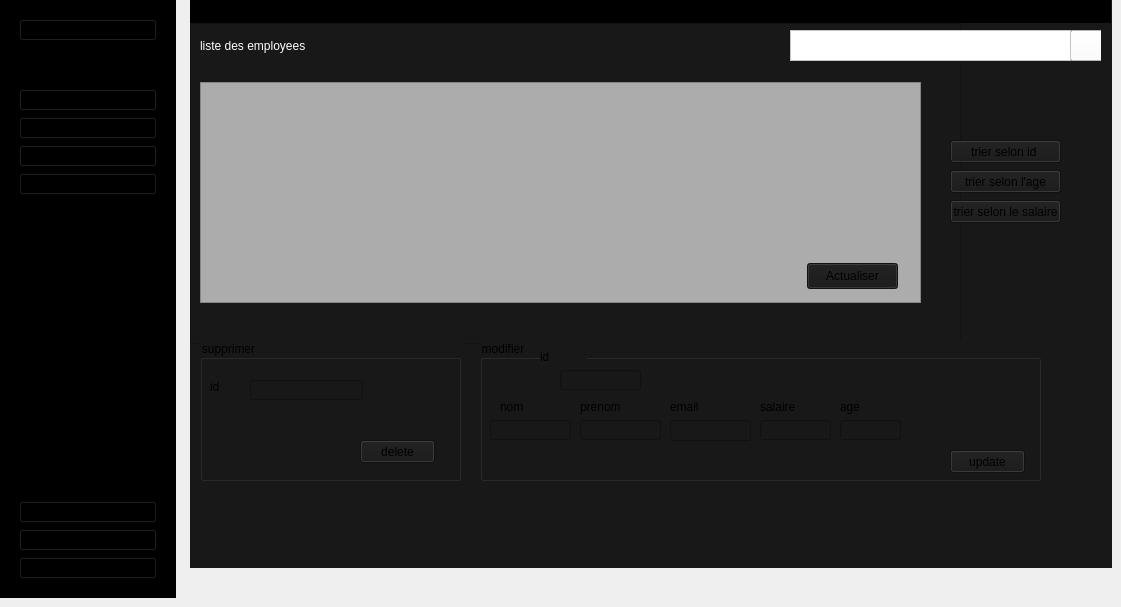
        <widget class="QWidget" name="ListPage_5">
         <widget class="QWidget" name="leftMenuContainer_18" native="true">
          <property name="geometry">
           <rect>
            <x>0</x>
            <y>0</y>
            <width>176</width>
            <height>598</height>
           </rect>
          </property>
          <property name="styleSheet">
           <string notr="true">background-color:#FFF;
</string>
          </property>
          <layout class="QVBoxLayout" name="verticalLayout_94">
           <property name="leftMargin">
            <number>0</number>
           </property>
           <property name="topMargin">
            <number>0</number>
           </property>
           <property name="rightMargin">
            <number>0</number>
           </property>
           <item>
            <widget class="QWidget" name="leftMenuSubContainer_18" native="true">
             <property name="styleSheet">
              <string notr="true">background-color:rgb(0, 0, 0);</string>
             </property>
             <layout class="QVBoxLayout" name="verticalLayout_95">
              <item alignment="Qt::AlignTop">
               <widget class="QFrame" name="UserSideMenu_18">
                <property name="frameShape">
                 <enum>QFrame::StyledPanel</enum>
                </property>
                <property name="frameShadow">
                 <enum>QFrame::Raised</enum>
                </property>
                <layout class="QHBoxLayout" name="horizontalLayout_27">
                 <item>
                  <widget class="QPushButton" name="Account_18">
                   <property name="toolTip">
                    <string>User</string>
                   </property>
                   <property name="toolTipDuration">
                    <number>16</number>
                   </property>
                   <property name="styleSheet">
                    <string notr="true"/>
                   </property>
                   <property name="text">
                    <string>My account</string>
                   </property>
                   <property name="icon">
                    <iconset>
                     <normaloff>icon/user.svg</normaloff>icon/user.svg</iconset>
                   </property>
                   <property name="iconSize">
                    <size>
                     <width>20</width>
                     <height>20</height>
                    </size>
                   </property>
                  </widget>
                 </item>
                </layout>
               </widget>
              </item>
              <item alignment="Qt::AlignTop">
               <widget class="QFrame" name="MainFunctions_18">
                <property name="sizePolicy">
                 <sizepolicy hsizetype="Preferred" vsizetype="Preferred">
                  <horstretch>0</horstretch>
                  <verstretch>0</verstretch>
                 </sizepolicy>
                </property>
                <property name="frameShape">
                 <enum>QFrame::StyledPanel</enum>
                </property>
                <property name="frameShadow">
                 <enum>QFrame::Raised</enum>
                </property>
                <layout class="QVBoxLayout" name="verticalLayout_96">
                 <item>
                  <widget class="QPushButton" name="HomeBtn_18">
                   <property name="toolTip">
                    <string>Home</string>
                   </property>
                   <property name="text">
                    <string>Home</string>
                   </property>
                   <property name="icon">
                    <iconset>
                     <normaloff>icon/home.svg</normaloff>
                     <normalon>icon/home.svg</normalon>icon/home.svg</iconset>
                   </property>
                   <property name="iconSize">
                    <size>
                     <width>20</width>
                     <height>20</height>
                    </size>
                   </property>
                  </widget>
                 </item>
                 <item>
                  <widget class="QPushButton" name="DataBtn_18">
                   <property name="toolTip">
                    <string>Data</string>
                   </property>
                   <property name="text">
                    <string>Data</string>
                   </property>
                   <property name="icon">
                    <iconset>
                     <normaloff>icon/database.svg</normaloff>
                     <normalon>icon/database.svg</normalon>icon/database.svg</iconset>
                   </property>
                   <property name="iconSize">
                    <size>
                     <width>20</width>
                     <height>20</height>
                    </size>
                   </property>
                  </widget>
                 </item>
                 <item>
                  <widget class="QPushButton" name="addeq_18">
                   <property name="styleSheet">
                    <string notr="true">font: 75 9pt &quot;MS Shell Dlg 2&quot;;</string>
                   </property>
                   <property name="text">
                    <string>ajouter employee</string>
                   </property>
                   <property name="icon">
                    <iconset>
                     <normaloff>icon/plus.svg</normaloff>icon/plus.svg</iconset>
                   </property>
                   <property name="iconSize">
                    <size>
                     <width>20</width>
                     <height>20</height>
                    </size>
                   </property>
                  </widget>
                 </item>
                 <item>
                  <widget class="QPushButton" name="PdfBtn_22">
                   <property name="toolTip">
                    <string>Pdf</string>
                   </property>
                   <property name="text">
                    <string>add maintenance</string>
                   </property>
                   <property name="icon">
                    <iconset>
                     <normaloff>icon/printer.svg</normaloff>
                     <normalon>icon/printer.svg</normalon>icon/printer.svg</iconset>
                   </property>
                   <property name="iconSize">
                    <size>
                     <width>20</width>
                     <height>20</height>
                    </size>
                   </property>
                  </widget>
                 </item>
                 <item>
                  <spacer name="verticalSpacer_120">
                   <property name="orientation">
                    <enum>Qt::Vertical</enum>
                   </property>
                   <property name="sizeHint" stdset="0">
                    <size>
                     <width>20</width>
                     <height>40</height>
                    </size>
                   </property>
                  </spacer>
                 </item>
                 <item>
                  <spacer name="verticalSpacer_121">
                   <property name="orientation">
                    <enum>Qt::Vertical</enum>
                   </property>
                   <property name="sizeHint" stdset="0">
                    <size>
                     <width>20</width>
                     <height>40</height>
                    </size>
                   </property>
                  </spacer>
                 </item>
                 <item>
                  <spacer name="verticalSpacer_122">
                   <property name="orientation">
                    <enum>Qt::Vertical</enum>
                   </property>
                   <property name="sizeHint" stdset="0">
                    <size>
                     <width>20</width>
                     <height>40</height>
                    </size>
                   </property>
                  </spacer>
                 </item>
                 <item>
                  <spacer name="verticalSpacer_123">
                   <property name="orientation">
                    <enum>Qt::Vertical</enum>
                   </property>
                   <property name="sizeHint" stdset="0">
                    <size>
                     <width>20</width>
                     <height>40</height>
                    </size>
                   </property>
                  </spacer>
                 </item>
                 <item>
                  <spacer name="verticalSpacer_124">
                   <property name="orientation">
                    <enum>Qt::Vertical</enum>
                   </property>
                   <property name="sizeHint" stdset="0">
                    <size>
                     <width>20</width>
                     <height>40</height>
                    </size>
                   </property>
                  </spacer>
                 </item>
                 <item>
                  <spacer name="verticalSpacer_125">
                   <property name="orientation">
                    <enum>Qt::Vertical</enum>
                   </property>
                   <property name="sizeHint" stdset="0">
                    <size>
                     <width>20</width>
                     <height>40</height>
                    </size>
                   </property>
                  </spacer>
                 </item>
                 <item>
                  <spacer name="verticalSpacer_126">
                   <property name="orientation">
                    <enum>Qt::Vertical</enum>
                   </property>
                   <property name="sizeHint" stdset="0">
                    <size>
                     <width>20</width>
                     <height>40</height>
                    </size>
                   </property>
                  </spacer>
                 </item>
                </layout>
               </widget>
              </item>
              <item alignment="Qt::AlignBottom">
               <widget class="QFrame" name="AppFunction_18">
                <property name="frameShape">
                 <enum>QFrame::StyledPanel</enum>
                </property>
                <property name="frameShadow">
                 <enum>QFrame::Raised</enum>
                </property>
                <layout class="QVBoxLayout" name="verticalLayout_97">
                 <item>
                  <widget class="QPushButton" name="SettingsBtn_18">
                   <property name="toolTip">
                    <string>Settings</string>
                   </property>
                   <property name="text">
                    <string>Settings</string>
                   </property>
                   <property name="icon">
                    <iconset>
                     <normaloff>icon/settings.svg</normaloff>
                     <disabledoff>icon/settings.svg</disabledoff>icon/settings.svg</iconset>
                   </property>
                   <property name="iconSize">
                    <size>
                     <width>20</width>
                     <height>20</height>
                    </size>
                   </property>
                  </widget>
                 </item>
                 <item>
                  <widget class="QPushButton" name="HelpBtn_18">
                   <property name="toolTip">
                    <string>Help</string>
                   </property>
                   <property name="text">
                    <string>Help</string>
                   </property>
                   <property name="icon">
                    <iconset>
                     <normaloff>icon/help-circle.svg</normaloff>
                     <normalon>icon/help-circle.svg</normalon>icon/help-circle.svg</iconset>
                   </property>
                   <property name="iconSize">
                    <size>
                     <width>20</width>
                     <height>20</height>
                    </size>
                   </property>
                  </widget>
                 </item>
                 <item>
                  <widget class="QPushButton" name="LogoutBtn_18">
                   <property name="toolTip">
                    <string>Logout</string>
                   </property>
                   <property name="text">
                    <string>Logout</string>
                   </property>
                   <property name="icon">
                    <iconset>
                     <normaloff>icon/log-out.svg</normaloff>
                     <normalon>icon/log-out.svg</normalon>icon/log-out.svg</iconset>
                   </property>
                   <property name="iconSize">
                    <size>
                     <width>20</width>
                     <height>20</height>
                    </size>
                   </property>
                  </widget>
                 </item>
                </layout>
               </widget>
              </item>
             </layout>
            </widget>
           </item>
          </layout>
         </widget>
         <widget class="QWidget" name="mainBodyContainer_18" native="true">
          <property name="geometry">
           <rect>
            <x>190</x>
            <y>-30</y>
            <width>922</width>
            <height>598</height>
           </rect>
          </property>
          <property name="styleSheet">
           <string notr="true">background-color:#181818 ;</string>
          </property>
          <widget class="QFrame" name="TopBar_18">
           <property name="geometry">
            <rect>
             <x>0</x>
             <y>0</y>
             <width>921</width>
             <height>53</height>
            </rect>
           </property>
           <property name="styleSheet">
            <string notr="true">background-color:rgb(0, 0, 0);</string>
           </property>
           <property name="frameShape">
            <enum>QFrame::StyledPanel</enum>
           </property>
           <property name="frameShadow">
            <enum>QFrame::Raised</enum>
           </property>
           <layout class="QVBoxLayout" name="verticalLayout_98">
            <item>
             <widget class="QLabel" name="Actor_18">
              <property name="styleSheet">
               <string notr="true">font: 75 16pt &quot;MS Shell Dlg 2&quot;;</string>
              </property>
              <property name="text">
               <string>responsable resource humaine</string>
              </property>
             </widget>
            </item>
           </layout>
          </widget>
          <widget class="QFrame" name="MainContent_18">
           <property name="geometry">
            <rect>
             <x>0</x>
             <y>53</y>
             <width>771</width>
             <height>321</height>
            </rect>
           </property>
           <property name="frameShape">
            <enum>QFrame::StyledPanel</enum>
           </property>
           <property name="frameShadow">
            <enum>QFrame::Raised</enum>
           </property>
           <widget class="QLabel" name="label_82">
            <property name="geometry">
             <rect>
              <x>10</x>
              <y>10</y>
              <width>150</width>
              <height>25</height>
             </rect>
            </property>
            <property name="styleSheet">
             <string notr="true">color:#fff;
font: 75 12pt &quot;MS Shell Dlg 2&quot;;</string>
            </property>
            <property name="text">
             <string>liste des employees</string>
            </property>
           </widget>
           <widget class="QTableView" name="table_5">
            <property name="geometry">
             <rect>
              <x>10</x>
              <y>59</y>
              <width>721</width>
              <height>221</height>
             </rect>
            </property>
            <property name="styleSheet">
             <string notr="true">background-color: rgb(172, 172, 172);
color: rgb(0, 0, 0);</string>
            </property>
           </widget>
           <widget class="QPushButton" name="PdfBtn_23">
            <property name="geometry">
             <rect>
              <x>617</x>
              <y>240</y>
              <width>91</width>
              <height>26</height>
             </rect>
            </property>
            <property name="toolTip">
             <string>Pdf</string>
            </property>
            <property name="styleSheet">
             <string notr="true"/>
            </property>
            <property name="text">
             <string>Actualiser</string>
            </property>
            <property name="icon">
             <iconset>
              <normaloff>icon/refresh-ccw.svg</normaloff>icon/refresh-ccw.svg</iconset>
            </property>
            <property name="iconSize">
             <size>
              <width>20</width>
              <height>20</height>
             </size>
            </property>
           </widget>
          </widget>
          <widget class="QGroupBox" name="SearchBox_5">
           <property name="geometry">
            <rect>
             <x>600</x>
             <y>60</y>
             <width>311</width>
             <height>31</height>
            </rect>
           </property>
           <property name="title">
            <string/>
           </property>
           <widget class="QPushButton" name="pushButton_29">
            <property name="geometry">
             <rect>
              <x>280</x>
              <y>0</y>
              <width>61</width>
              <height>31</height>
             </rect>
            </property>
            <property name="styleSheet">
             <string notr="true">background-color:#fff;</string>
            </property>
            <property name="text">
             <string/>
            </property>
            <property name="icon">
             <iconset>
              <normaloff>icon/search.svg</normaloff>
              <normalon>icon/search.svg</normalon>
              <disabledoff>icon/search.svg</disabledoff>
              <disabledon>icon/search.svg</disabledon>
              <activeoff>icon/search.svg</activeoff>
              <activeon>icon/search.svg</activeon>
              <selectedoff>icon/search.svg</selectedoff>
              <selectedon>icon/search.svg</selectedon>icon/search.svg</iconset>
            </property>
           </widget>
           <widget class="QTextEdit" name="textEdit_17">
            <property name="geometry">
             <rect>
              <x>0</x>
              <y>0</y>
              <width>281</width>
              <height>31</height>
             </rect>
            </property>
            <property name="styleSheet">
             <string notr="true">background-color:#fff;
color:rgb(0, 0, 0);</string>
            </property>
           </widget>
          </widget>
          <widget class="QGroupBox" name="groupBox_17">
           <property name="geometry">
            <rect>
             <x>10</x>
             <y>370</y>
             <width>261</width>
             <height>141</height>
            </rect>
           </property>
           <property name="title">
            <string>supprimer</string>
           </property>
           <widget class="QLabel" name="label_83">
            <property name="geometry">
             <rect>
              <x>10</x>
              <y>40</y>
              <width>47</width>
              <height>14</height>
             </rect>
            </property>
            <property name="text">
             <string>id</string>
            </property>
           </widget>
           <widget class="QLineEdit" name="lineEdit_47">
            <property name="geometry">
             <rect>
              <x>50</x>
              <y>40</y>
              <width>113</width>
              <height>20</height>
             </rect>
            </property>
           </widget>
           <widget class="QPushButton" name="pushButton_30">
            <property name="geometry">
             <rect>
              <x>160</x>
              <y>100</y>
              <width>75</width>
              <height>23</height>
             </rect>
            </property>
            <property name="text">
             <string>delete</string>
            </property>
           </widget>
          </widget>
          <widget class="QGroupBox" name="groupBox_18">
           <property name="geometry">
            <rect>
             <x>290</x>
             <y>370</y>
             <width>561</width>
             <height>141</height>
            </rect>
           </property>
           <property name="title">
            <string>modifier</string>
           </property>
           <widget class="QLineEdit" name="lineEdit_48">
            <property name="geometry">
             <rect>
              <x>80</x>
              <y>30</y>
              <width>81</width>
              <height>20</height>
             </rect>
            </property>
           </widget>
           <widget class="QLineEdit" name="lineEdit_52">
            <property name="geometry">
             <rect>
              <x>10</x>
              <y>80</y>
              <width>81</width>
              <height>20</height>
             </rect>
            </property>
           </widget>
           <widget class="QLineEdit" name="lineEdit_53">
            <property name="geometry">
             <rect>
              <x>100</x>
              <y>80</y>
              <width>81</width>
              <height>20</height>
             </rect>
            </property>
           </widget>
           <widget class="QLineEdit" name="lineEdit_54">
            <property name="geometry">
             <rect>
              <x>190</x>
              <y>80</y>
              <width>81</width>
              <height>21</height>
             </rect>
            </property>
           </widget>
           <widget class="QLabel" name="label_84">
            <property name="geometry">
             <rect>
              <x>60</x>
              <y>10</y>
              <width>47</width>
              <height>14</height>
             </rect>
            </property>
            <property name="text">
             <string>id</string>
            </property>
           </widget>
           <widget class="QLabel" name="label_85">
            <property name="geometry">
             <rect>
              <x>20</x>
              <y>60</y>
              <width>47</width>
              <height>14</height>
             </rect>
            </property>
            <property name="text">
             <string>nom</string>
            </property>
           </widget>
           <widget class="QLabel" name="label_86">
            <property name="geometry">
             <rect>
              <x>100</x>
              <y>60</y>
              <width>47</width>
              <height>14</height>
             </rect>
            </property>
            <property name="text">
             <string>prenom</string>
            </property>
           </widget>
           <widget class="QLabel" name="label_87">
            <property name="geometry">
             <rect>
              <x>190</x>
              <y>60</y>
              <width>47</width>
              <height>14</height>
             </rect>
            </property>
            <property name="text">
             <string>email</string>
            </property>
           </widget>
           <widget class="QLabel" name="label_88">
            <property name="geometry">
             <rect>
              <x>280</x>
              <y>60</y>
              <width>47</width>
              <height>14</height>
             </rect>
            </property>
            <property name="text">
             <string>salaire</string>
            </property>
           </widget>
           <widget class="QLineEdit" name="lineEdit_55">
            <property name="geometry">
             <rect>
              <x>280</x>
              <y>80</y>
              <width>71</width>
              <height>20</height>
             </rect>
            </property>
           </widget>
           <widget class="QPushButton" name="pushButton_31">
            <property name="geometry">
             <rect>
              <x>470</x>
              <y>110</y>
              <width>75</width>
              <height>23</height>
             </rect>
            </property>
            <property name="text">
             <string>update</string>
            </property>
           </widget>
           <widget class="QLabel" name="label_89">
            <property name="geometry">
             <rect>
              <x>360</x>
              <y>60</y>
              <width>47</width>
              <height>14</height>
             </rect>
            </property>
            <property name="text">
             <string>age</string>
            </property>
           </widget>
           <widget class="QLineEdit" name="lineEdit_56">
            <property name="geometry">
             <rect>
              <x>360</x>
              <y>80</y>
              <width>61</width>
              <height>20</height>
             </rect>
            </property>
           </widget>
          </widget>
          <widget class="QPushButton" name="pushButton_32">
           <property name="geometry">
            <rect>
             <x>760</x>
             <y>170</y>
             <width>111</width>
             <height>23</height>
            </rect>
           </property>
           <property name="text">
            <string>trier selon id </string>
           </property>
          </widget>
          <widget class="QPushButton" name="pushButton_33">
           <property name="geometry">
            <rect>
             <x>760</x>
             <y>200</y>
             <width>111</width>
             <height>23</height>
            </rect>
           </property>
           <property name="text">
            <string>trier selon l'age</string>
           </property>
          </widget>
          <widget class="QPushButton" name="pushButton_34">
           <property name="geometry">
            <rect>
             <x>760</x>
             <y>230</y>
             <width>111</width>
             <height>23</height>
            </rect>
           </property>
           <property name="text">
            <string>trier selon le salaire</string>
           </property>
          </widget>
         </widget>
        </widget>
